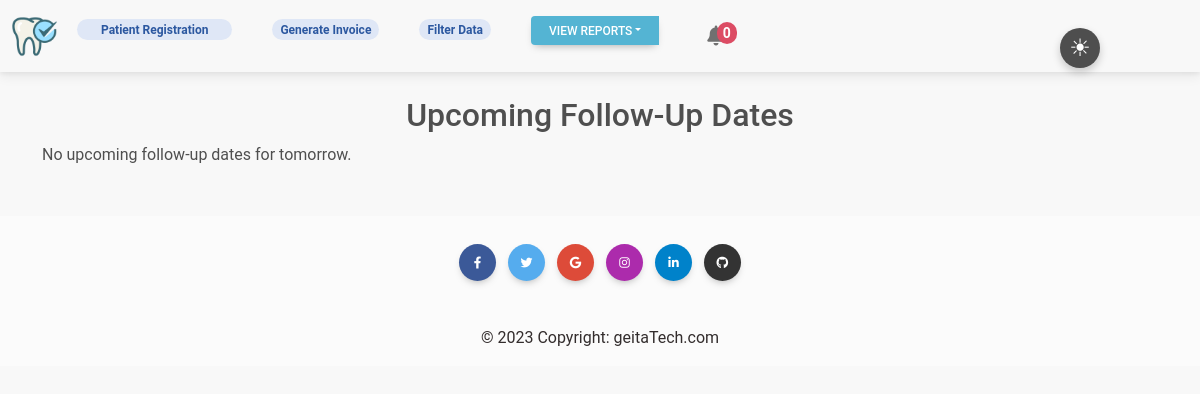
The app's page /upcoming-follow-up/, older data.
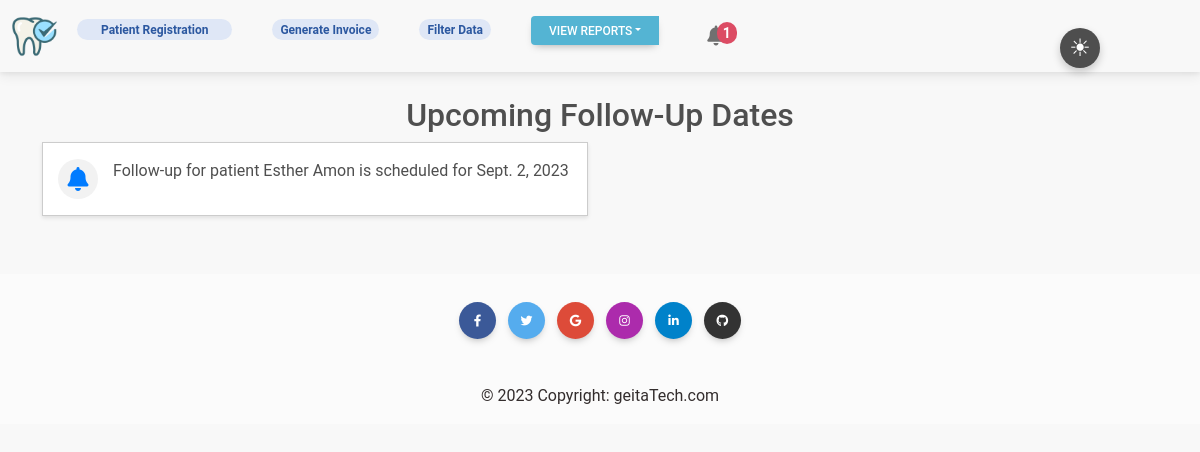
The same page, newer data.
### patient/models.py (models this page shows, shortened)
class MedicalHistory(models.Model):
    patient = models.ForeignKey(Patient, on_delete=models.CASCADE,
                                related_name='patientmedicalhistory')
    history = models.CharField(max_length=255)
    review_of_systems = models.ManyToManyField(ReviewofSystem)
    examination = models.ManyToManyField(Examination)
    diagnosis = models.ManyToManyField(Diagnosis)
    investgation = models.ManyToManyField(Investgation)
    treatment = models.ManyToManyField(Treatment)
    medication = models.ManyToManyField(Medication)
    payment_type = models.ForeignKey(PaymentType, on_delete=models.CASCADE)
    follow_up_date = models.DateField(null=True)
    doctor = models.ForeignKey(Doctor, on_delete=models.PROTECT, null=True)
    created_at = models.DateTimeField(auto_now_add=True)
    class Meta:
        verbose_name_plural = 'Medical History'

class Patient(models.Model):
    GENDER = (
        ('M', 'Male'),
        ('F', 'Female')
    )
    firstname = models.CharField(max_length=255)
    lastname = models.CharField(max_length=255)
    DOB = models.CharField(max_length=255)
    address = models.CharField(max_length=255)
    phone_number = models.CharField(max_length=255)
    gender = models.CharField(max_length=255, choices=GENDER)
    weight = models.IntegerField(default=0)
    BPressure = models.CharField(max_length=255, blank=True)
    created_at = models.DateTimeField(auto_now_add=True)
    updated_at = models.DateTimeField(auto_now=True)

### patient/views.py (the view)
# urls.py: path('upcoming-follow-up/', views.UpcomingFollowUpView.as_view(), name='upcoming_follow_up'),
class UpcomingFollowUpView(View):
    def get(self, request, *args, **kwargs):
        tomorrow = datetime.now().date() + timedelta(days=1)
        upcoming_follow_ups = MedicalHistory.objects.filter(follow_up_date=tomorrow)
        context = {
            'upcoming_follow_ups': upcoming_follow_ups,
            'upcoming_follow_up_count': upcoming_follow_ups.count()
        }
        return render(request, 'upcoming_follow_ups.html', context)

### patient/template_context.py (called while the page is built)
def upcoming_follow_up_count(request):
    today = datetime.now().date()
    tomorrow = today + timedelta(days=1)
    upcoming_follow_up_count = MedicalHistory.objects.filter(follow_up_date=tomorrow).count()
    return {'upcoming_follow_up_count': upcoming_follow_up_count}

### patient/templates/upcoming_follow_ups.html
{% extends 'base.html' %}
{% block content %}
    <div class="container pt-4 mb-5">
        <h2 class="text-center">Upcoming Follow-Up Dates</h1>
        {% if upcoming_follow_ups %}
            <div class="row">
                {% for history in upcoming_follow_ups %}
                    <div class="col-md-6">
                        <div class="notification">
                            <div class="bell-icon">
                                <i class="fas fa-bell"></i>
                            </div>
                            <p>
                                Follow-up for patient {{ history.patient.firstname }} {{ history.patient.lastname }}
                                is scheduled for {{ history.follow_up_date }}
                            </p>
                        </div>
                    </div>
                {% endfor %}
            </div>
        {% else %}
            <p>No upcoming follow-up dates for tomorrow.</p>
        {% endif %}
    </div>
{% endblock content %}

Row changes from the older to the newer data that the page shows:
added MedicalHistory: patient.firstname "Esther", patient.lastname "Amon", follow_up_date "Sept. 2, 2023"
Text that changed along with them:
{{ upcoming_follow_up_count }}: (not shown) → "1"
text no longer shown: "0 No upcoming follow-up dates for tomorrow."
